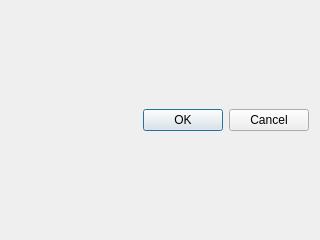
<?xml version="1.0" encoding="UTF-8"?>
<ui version="4.0">
 <class>AccountAddDialog</class>
 <widget class="QDialog" name="AccountAddDialog">
  <property name="geometry">
   <rect>
    <x>0</x>
    <y>0</y>
    <width>320</width>
    <height>240</height>
   </rect>
  </property>
  <property name="windowTitle">
   <string>Add Account</string>
  </property>
  <layout class="QGridLayout" name="gridLayout_2">
   <item row="0" column="0">
    <layout class="QGridLayout" name="center"/>
   </item>
   <item row="1" column="0">
    <widget class="QDialogButtonBox" name="buttonBox">
     <property name="orientation">
      <enum>Qt::Horizontal</enum>
     </property>
     <property name="standardButtons">
      <set>QDialogButtonBox::Cancel|QDialogButtonBox::Ok</set>
     </property>
    </widget>
   </item>
  </layout>
 </widget>
 <resources/>
 <connections>
  <connection>
   <sender>buttonBox</sender>
   <signal>accepted()</signal>
   <receiver>AccountAddDialog</receiver>
   <slot>accept()</slot>
   <hints>
    <hint type="sourcelabel">
     <x>248</x>
     <y>254</y>
    </hint>
    <hint type="destinationlabel">
     <x>157</x>
     <y>274</y>
    </hint>
   </hints>
  </connection>
  <connection>
   <sender>buttonBox</sender>
   <signal>rejected()</signal>
   <receiver>AccountAddDialog</receiver>
   <slot>reject()</slot>
   <hints>
    <hint type="sourcelabel">
     <x>316</x>
     <y>260</y>
    </hint>
    <hint type="destinationlabel">
     <x>286</x>
     <y>274</y>
    </hint>
   </hints>
  </connection>
 </connections>
</ui>
